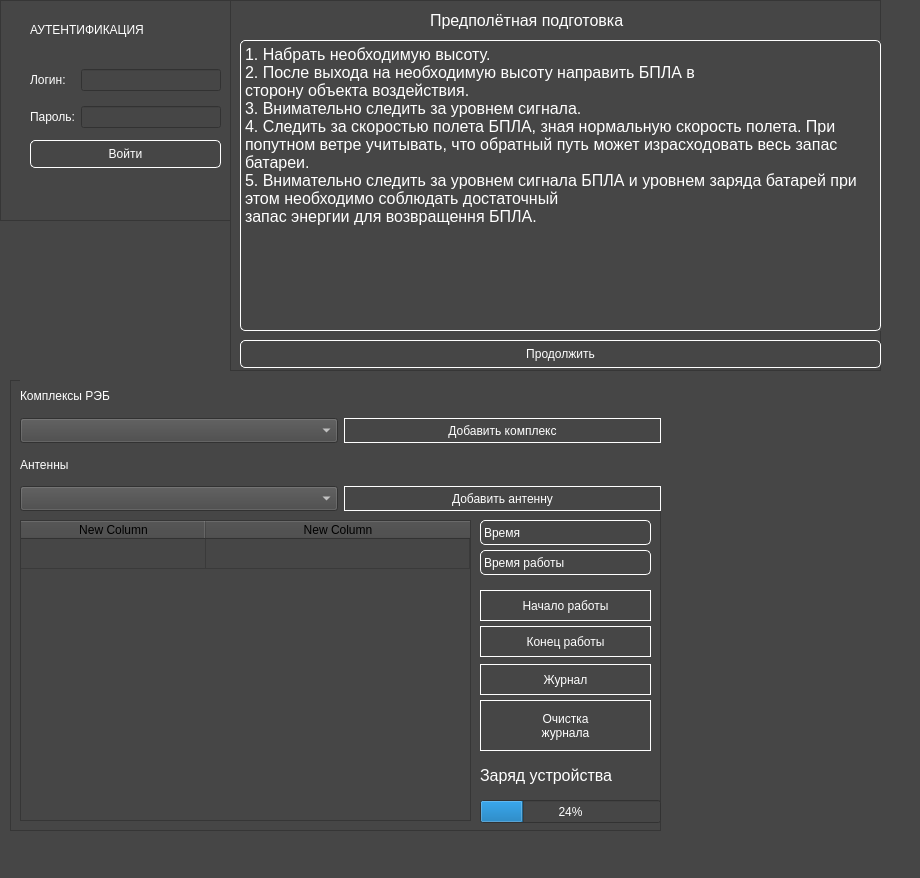
<?xml version="1.0" encoding="UTF-8"?>
<ui version="4.0">
 <class>MainWindow</class>
 <widget class="QMainWindow" name="MainWindow">
  <property name="geometry">
   <rect>
    <x>0</x>
    <y>0</y>
    <width>920</width>
    <height>878</height>
   </rect>
  </property>
  <property name="sizePolicy">
   <sizepolicy hsizetype="Ignored" vsizetype="Ignored">
    <horstretch>0</horstretch>
    <verstretch>0</verstretch>
   </sizepolicy>
  </property>
  <property name="windowTitle">
   <string>MainWindow</string>
  </property>
  <property name="styleSheet">
   <string notr="true">background-color: rgb(70, 70, 70);
font: 12pt &quot;MS Shell Dlg 2&quot;;
color: rgb(255, 255, 255);</string>
  </property>
  <widget class="QWidget" name="centralwidget">
   <widget class="QFrame" name="frame">
    <property name="geometry">
     <rect>
      <x>0</x>
      <y>0</y>
      <width>241</width>
      <height>221</height>
     </rect>
    </property>
    <property name="frameShape">
     <enum>QFrame::StyledPanel</enum>
    </property>
    <property name="frameShadow">
     <enum>QFrame::Raised</enum>
    </property>
    <widget class="QLabel" name="label">
     <property name="geometry">
      <rect>
       <x>30</x>
       <y>20</y>
       <width>181</width>
       <height>20</height>
      </rect>
     </property>
     <property name="text">
      <string>АУТЕНТИФИКАЦИЯ</string>
     </property>
    </widget>
    <widget class="QWidget" name="gridLayoutWidget">
     <property name="geometry">
      <rect>
       <x>30</x>
       <y>60</y>
       <width>191</width>
       <height>78</height>
      </rect>
     </property>
     <layout class="QGridLayout" name="gridLayout">
      <item row="0" column="0">
       <widget class="QLabel" name="label_2">
        <property name="text">
         <string>Логин:</string>
        </property>
       </widget>
      </item>
      <item row="0" column="1">
       <widget class="QLineEdit" name="login"/>
      </item>
      <item row="1" column="1">
       <widget class="QLineEdit" name="password"/>
      </item>
      <item row="1" column="0">
       <widget class="QLabel" name="label_3">
        <property name="text">
         <string>Пароль:</string>
        </property>
       </widget>
      </item>
     </layout>
    </widget>
    <widget class="QPushButton" name="vhod">
     <property name="geometry">
      <rect>
       <x>30</x>
       <y>140</y>
       <width>191</width>
       <height>28</height>
      </rect>
     </property>
     <property name="styleSheet">
      <string notr="true">border-style: solid;
border-width: 1px;
border-radius: 5px;
border-color: white;</string>
     </property>
     <property name="text">
      <string>Войти</string>
     </property>
    </widget>
   </widget>
   <widget class="QFrame" name="frame_2">
    <property name="geometry">
     <rect>
      <x>230</x>
      <y>0</y>
      <width>651</width>
      <height>371</height>
     </rect>
    </property>
    <property name="frameShape">
     <enum>QFrame::StyledPanel</enum>
    </property>
    <property name="frameShadow">
     <enum>QFrame::Raised</enum>
    </property>
    <widget class="QPushButton" name="perehod">
     <property name="geometry">
      <rect>
       <x>10</x>
       <y>340</y>
       <width>641</width>
       <height>28</height>
      </rect>
     </property>
     <property name="styleSheet">
      <string notr="true">QPushButton:enabled {
border-color: rgb(255, 255, 255);
border-width: 1px;
border-style: solid;
border-radius: 5px;
}
QPushButton:disabled {
border-color: rgb(0, 0, 0);}</string>
     </property>
     <property name="text">
      <string>Продолжить</string>
     </property>
    </widget>
    <widget class="QWidget" name="formLayoutWidget">
     <property name="geometry">
      <rect>
       <x>10</x>
       <y>40</y>
       <width>707</width>
       <height>291</height>
      </rect>
     </property>
     <layout class="QFormLayout" name="formLayout">
      <item row="0" column="0">
       <widget class="QCheckBox" name="checkBox_3">
        <property name="text">
         <string>Найти место для работы оператора (наличие укрытия);</string>
        </property>
        <property name="checkable">
         <bool>true</bool>
        </property>
       </widget>
      </item>
      <item row="1" column="0">
       <widget class="QCheckBox" name="checkBox">
        <property name="text">
         <string>Найти место взлета и посадки БПЛА  (БПЛА находится в прямой 
видимости оператором не должно быть помех для взлета БПЛА);</string>
        </property>
        <property name="checkable">
         <bool>true</bool>
        </property>
       </widget>
      </item>
      <item row="2" column="0">
       <widget class="QCheckBox" name="checkBox_4">
        <property name="accessibleName">
         <string notr="true"/>
        </property>
        <property name="layoutDirection">
         <enum>Qt::LeftToRight</enum>
        </property>
        <property name="autoFillBackground">
         <bool>false</bool>
        </property>
        <property name="styleSheet">
         <string notr="true"/>
        </property>
        <property name="inputMethodHints">
         <set>Qt::ImhNone</set>
        </property>
        <property name="text">
         <string>Обозначить на карте ориентиры для визуального возвращения 
или аварийной посадки;</string>
        </property>
        <property name="checkable">
         <bool>true</bool>
        </property>
        <property name="checked">
         <bool>false</bool>
        </property>
        <property name="autoRepeat">
         <bool>false</bool>
        </property>
        <property name="tristate">
         <bool>false</bool>
        </property>
       </widget>
      </item>
      <item row="3" column="0">
       <widget class="QCheckBox" name="checkBox_2">
        <property name="text">
         <string>Очистить SD-карту и память БПЛА перед полётом;</string>
        </property>
        <property name="checkable">
         <bool>true</bool>
        </property>
       </widget>
      </item>
      <item row="4" column="0">
       <widget class="QCheckBox" name="checkBox_5">
        <property name="text">
         <string>Подготовить пульт управления БПЛА к работе и включить его;</string>
        </property>
        <property name="checkable">
         <bool>true</bool>
        </property>
       </widget>
      </item>
      <item row="5" column="0">
       <widget class="QCheckBox" name="checkBox_6">
        <property name="text">
         <string>Подготовить БПЛА на месте взлёта;</string>
        </property>
        <property name="checkable">
         <bool>true</bool>
        </property>
       </widget>
      </item>
      <item row="6" column="0">
       <widget class="QCheckBox" name="checkBox_7">
        <property name="text">
         <string>Включить БПЛА и поставить на площадку для взлёта;</string>
        </property>
        <property name="checkable">
         <bool>true</bool>
        </property>
       </widget>
      </item>
     </layout>
    </widget>
    <widget class="QLabel" name="label_8">
     <property name="geometry">
      <rect>
       <x>200</x>
       <y>10</y>
       <width>251</width>
       <height>20</height>
      </rect>
     </property>
     <property name="font">
      <font>
       <family>MS Shell Dlg 2</family>
       <pointsize>12</pointsize>
       <weight>50</weight>
       <italic>false</italic>
       <bold>false</bold>
      </font>
     </property>
     <property name="text">
      <string>Предполётная подготовка</string>
     </property>
    </widget>
    <widget class="QLabel" name="label_9">
     <property name="geometry">
      <rect>
       <x>10</x>
       <y>40</y>
       <width>641</width>
       <height>291</height>
      </rect>
     </property>
     <property name="font">
      <font>
       <family>MS Shell Dlg 2</family>
       <pointsize>12</pointsize>
       <weight>50</weight>
       <italic>false</italic>
       <bold>false</bold>
      </font>
     </property>
     <property name="styleSheet">
      <string notr="true">border: 1px solid white;
border-radius: 5px;</string>
     </property>
     <property name="text">
      <string>1. Набрать необходимую высоту.
2. После выхода на необходимую высоту направить БПЛА в 
сторону объекта воздействия.
3. Внимательно следить за уровнем сигнала.
4. Следить за скоростью полета БПЛА, зная нормальную скорость полета. При попутном ветре учитывать, что обратный путь может израсходовать весь запас батареи.
5. Внимательно следить за уровнем сигнала БПЛА и уровнем заряда батарей при этом необходимо соблюдать достаточный 
запас энергии для возвращення БПЛА.</string>
     </property>
     <property name="alignment">
      <set>Qt::AlignLeading|Qt::AlignLeft|Qt::AlignTop</set>
     </property>
     <property name="wordWrap">
      <bool>true</bool>
     </property>
    </widget>
   </widget>
   <widget class="QFrame" name="frame_3">
    <property name="geometry">
     <rect>
      <x>10</x>
      <y>380</y>
      <width>651</width>
      <height>451</height>
     </rect>
    </property>
    <property name="frameShape">
     <enum>QFrame::StyledPanel</enum>
    </property>
    <property name="frameShadow">
     <enum>QFrame::Raised</enum>
    </property>
    <widget class="QWidget" name="gridLayoutWidget_2">
     <property name="geometry">
      <rect>
       <x>10</x>
       <y>0</y>
       <width>641</width>
       <height>131</height>
      </rect>
     </property>
     <layout class="QGridLayout" name="gridLayout_2">
      <item row="3" column="1">
       <widget class="QPushButton" name="pushButton_2">
        <property name="minimumSize">
         <size>
          <width>0</width>
          <height>25</height>
         </size>
        </property>
        <property name="styleSheet">
         <string notr="true">border-color: rgb(255, 255, 255);
border-width: 1px;
border-style: solid;
</string>
        </property>
        <property name="text">
         <string>Добавить антенну</string>
        </property>
       </widget>
      </item>
      <item row="1" column="0">
       <widget class="QComboBox" name="comboBox">
        <property name="minimumSize">
         <size>
          <width>0</width>
          <height>25</height>
         </size>
        </property>
       </widget>
      </item>
      <item row="0" column="0">
       <widget class="QLabel" name="label_4">
        <property name="text">
         <string>Комплексы РЭБ</string>
        </property>
       </widget>
      </item>
      <item row="2" column="0">
       <widget class="QLabel" name="label_5">
        <property name="text">
         <string>Антенны</string>
        </property>
       </widget>
      </item>
      <item row="1" column="1">
       <widget class="QPushButton" name="pushButton">
        <property name="minimumSize">
         <size>
          <width>0</width>
          <height>25</height>
         </size>
        </property>
        <property name="styleSheet">
         <string notr="true">border-color: rgb(255, 255, 255);
border-width: 1px;
border-style: solid;
</string>
        </property>
        <property name="text">
         <string>Добавить комплекс</string>
        </property>
       </widget>
      </item>
      <item row="3" column="0">
       <widget class="QComboBox" name="comboBox_2">
        <property name="minimumSize">
         <size>
          <width>0</width>
          <height>25</height>
         </size>
        </property>
       </widget>
      </item>
     </layout>
    </widget>
    <widget class="QTableWidget" name="tableWidget">
     <property name="geometry">
      <rect>
       <x>10</x>
       <y>140</y>
       <width>451</width>
       <height>301</height>
      </rect>
     </property>
     <property name="styleSheet">
      <string notr="true">color: rgb(0, 0, 0);</string>
     </property>
     <attribute name="horizontalHeaderCascadingSectionResizes">
      <bool>false</bool>
     </attribute>
     <attribute name="horizontalHeaderDefaultSectionSize">
      <number>185</number>
     </attribute>
     <attribute name="horizontalHeaderShowSortIndicator" stdset="0">
      <bool>false</bool>
     </attribute>
     <attribute name="horizontalHeaderStretchLastSection">
      <bool>true</bool>
     </attribute>
     <attribute name="verticalHeaderVisible">
      <bool>false</bool>
     </attribute>
     <attribute name="verticalHeaderShowSortIndicator" stdset="0">
      <bool>true</bool>
     </attribute>
     <row>
      <property name="text">
       <string>New Row</string>
      </property>
     </row>
     <column>
      <property name="text">
       <string>New Column</string>
      </property>
      <property name="background">
       <color>
        <red>25</red>
        <green>0</green>
        <blue>0</blue>
       </color>
      </property>
     </column>
     <column>
      <property name="text">
       <string>New Column</string>
      </property>
     </column>
    </widget>
    <widget class="QLabel" name="label_6">
     <property name="geometry">
      <rect>
       <x>470</x>
       <y>140</y>
       <width>171</width>
       <height>25</height>
      </rect>
     </property>
     <property name="minimumSize">
      <size>
       <width>0</width>
       <height>25</height>
      </size>
     </property>
     <property name="styleSheet">
      <string notr="true">border-color: rgb(255, 255, 255);
border-width: 1px;
border-style: solid;
border-radius: 5px;</string>
     </property>
     <property name="text">
      <string>Время</string>
     </property>
    </widget>
    <widget class="QLabel" name="label_7">
     <property name="geometry">
      <rect>
       <x>470</x>
       <y>170</y>
       <width>171</width>
       <height>25</height>
      </rect>
     </property>
     <property name="minimumSize">
      <size>
       <width>0</width>
       <height>25</height>
      </size>
     </property>
     <property name="styleSheet">
      <string notr="true">border-color: rgb(255, 255, 255);
border-width: 1px;
border-style: solid;
border-radius: 5px;</string>
     </property>
     <property name="text">
      <string>Время работы</string>
     </property>
    </widget>
    <widget class="QPushButton" name="pushButton_3">
     <property name="geometry">
      <rect>
       <x>470</x>
       <y>210</y>
       <width>171</width>
       <height>31</height>
      </rect>
     </property>
     <property name="minimumSize">
      <size>
       <width>0</width>
       <height>25</height>
      </size>
     </property>
     <property name="styleSheet">
      <string notr="true">border-color: rgb(255, 255, 255);
border-width: 1px;
border-style: solid;
</string>
     </property>
     <property name="text">
      <string>Начало работы</string>
     </property>
    </widget>
    <widget class="QPushButton" name="pushButton_4">
     <property name="geometry">
      <rect>
       <x>470</x>
       <y>246</y>
       <width>171</width>
       <height>31</height>
      </rect>
     </property>
     <property name="minimumSize">
      <size>
       <width>0</width>
       <height>25</height>
      </size>
     </property>
     <property name="styleSheet">
      <string notr="true">border-color: rgb(255, 255, 255);
border-width: 1px;
border-style: solid;
</string>
     </property>
     <property name="text">
      <string>Конец работы</string>
     </property>
    </widget>
    <widget class="QProgressBar" name="progressBar_2">
     <property name="geometry">
      <rect>
       <x>470</x>
       <y>420</y>
       <width>181</width>
       <height>23</height>
      </rect>
     </property>
     <property name="value">
      <number>24</number>
     </property>
    </widget>
    <widget class="QPushButton" name="pushButton_8">
     <property name="geometry">
      <rect>
       <x>470</x>
       <y>320</y>
       <width>171</width>
       <height>51</height>
      </rect>
     </property>
     <property name="minimumSize">
      <size>
       <width>0</width>
       <height>25</height>
      </size>
     </property>
     <property name="styleSheet">
      <string notr="true">border-color: rgb(255, 255, 255);
border-width: 1px;
border-style: solid;
</string>
     </property>
     <property name="text">
      <string>Очистка
журнала</string>
     </property>
    </widget>
    <widget class="QPushButton" name="pushButton_9">
     <property name="geometry">
      <rect>
       <x>470</x>
       <y>284</y>
       <width>171</width>
       <height>31</height>
      </rect>
     </property>
     <property name="minimumSize">
      <size>
       <width>0</width>
       <height>25</height>
      </size>
     </property>
     <property name="styleSheet">
      <string notr="true">border-color: rgb(255, 255, 255);
border-width: 1px;
border-style: solid;
</string>
     </property>
     <property name="text">
      <string>Журнал</string>
     </property>
    </widget>
    <widget class="QLabel" name="label_10">
     <property name="geometry">
      <rect>
       <x>470</x>
       <y>380</y>
       <width>171</width>
       <height>31</height>
      </rect>
     </property>
     <property name="font">
      <font>
       <family>MS Shell Dlg 2</family>
       <pointsize>12</pointsize>
       <weight>50</weight>
       <italic>false</italic>
       <bold>false</bold>
      </font>
     </property>
     <property name="text">
      <string>Заряд устройства</string>
     </property>
    </widget>
   </widget>
  </widget>
  <widget class="QMenuBar" name="menubar">
   <property name="geometry">
    <rect>
     <x>0</x>
     <y>0</y>
     <width>920</width>
     <height>30</height>
    </rect>
   </property>
  </widget>
 </widget>
 <resources/>
 <connections/>
</ui>
